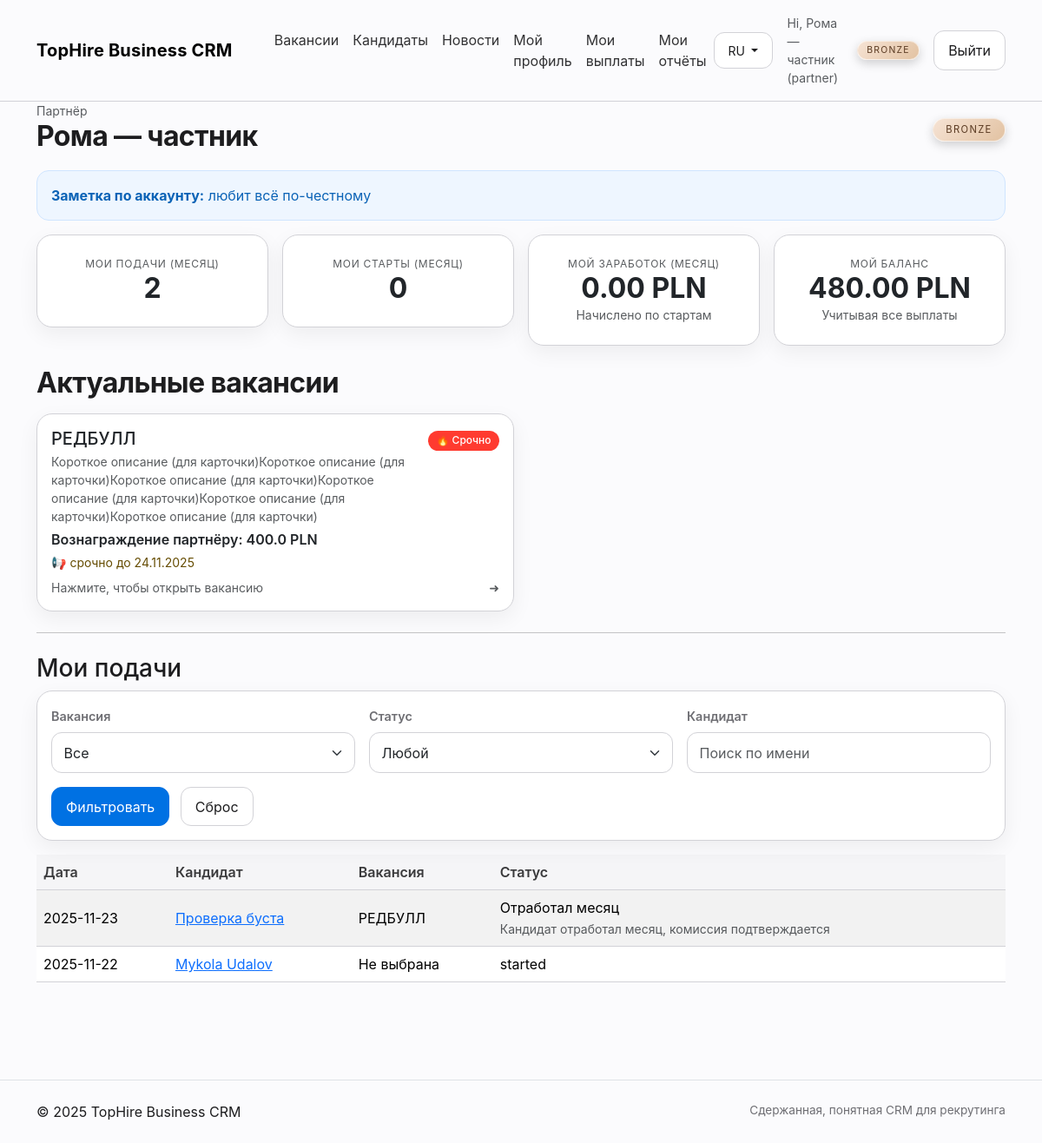
Page / (signed in) on the committed database.
### models.py (models this page shows, shortened)
class Base(DeclarativeBase):
    pass

class User(Base):
    __tablename__ = "users"
    id: Mapped[int] = mapped_column(primary_key=True)
    name: Mapped[str] = mapped_column(String(180))
    email: Mapped[str] = mapped_column(String(255), unique=True, index=True)
    password_hash: Mapped[str] = mapped_column(String(255))
    role: Mapped[str] = mapped_column(String(32))  # coordinator|recruiter|partner
    is_active: Mapped[bool] = mapped_column(Boolean, default=True)
    note: Mapped[str] = mapped_column(Text, default="")
    is_blocked: Mapped[bool] = mapped_column(Boolean, default=False)
    bank_account: Mapped[str] = mapped_column(String(255), default="")
    bank_name: Mapped[str] = mapped_column(String(255), default="")
    company_name: Mapped[str] = mapped_column(String(255), default="")
    tax_id: Mapped[str] = mapped_column(String(100), default="")
    address: Mapped[str] = mapped_column(Text, default="")
    payout_note: Mapped[str] = mapped_column(Text, default="")
    created_at: Mapped[datetime] = mapped_column(DateTime, default=datetime.utcnow)

class Job(Base):
    __tablename__ = "jobs"
    id: Mapped[int] = mapped_column(primary_key=True)
    title: Mapped[str] = mapped_column(String(200))
    location: Mapped[str] = mapped_column(String(200), default="")
    description: Mapped[str] = mapped_column(Text, default="")
    short_description: Mapped[str] = mapped_column(String(255), default="")
    status: Mapped[str] = mapped_column(String(32), default="active")
    priority: Mapped[str] = mapped_column(String(32), default="normal")  # urgent|normal|low
    gender_preference: Mapped[str] = mapped_column(String(32), default="")  # m/f/any, хранится как текст
    age_to: Mapped[int] = mapped_column(Integer, default=0)  # 0 = без ограничения
    partner_fee_amount: Mapped[float] = mapped_column(Float, default=0.0)
    recruiter_fee_amount: Mapped[float] = mapped_column(Float, default=0.0)
    promo_multiplier: Mapped[float] = mapped_column(Float, default=1.0)
    promo_label: Mapped[str] = mapped_column(String(255), default="")
    created_at: Mapped[datetime] = mapped_column(DateTime, default=datetime.utcnow)

class Candidate(Base):
    __tablename__ = "candidates"
    id: Mapped[int] = mapped_column(primary_key=True)
    job_id: Mapped[int] = mapped_column(ForeignKey("jobs.id"))
    submitter_id: Mapped[int] = mapped_column(ForeignKey("users.id"))
    full_name: Mapped[str] = mapped_column(String(200))
    phone: Mapped[str] = mapped_column(String(100), default="")
    email: Mapped[str] = mapped_column(String(200), default="")
    cv_url: Mapped[str] = mapped_column(String(400), default="")
    notes: Mapped[str] = mapped_column(Text, default="")
    status: Mapped[str] = mapped_column(String(32), default="Подан")
    partner_fee_offer: Mapped[float] = mapped_column(Float, default=0.0)
    recruiter_fee_offer: Mapped[float] = mapped_column(Float, default=0.0)
    created_at: Mapped[datetime] = mapped_column(DateTime, default=datetime.utcnow)

### app.py (the view, shortened to what this page needs)
@app.route("/")
@login_required
def index():
    u = g.user
    ym = date.today().strftime("%Y-%m")
    if u.role == "partner":
        jobs = (db.session.query(Job)
                .filter(Job.status=="active")
                .order_by(
                    case((Job.priority=="top", 0),
                         (Job.priority=="urgent", 1),
                         (Job.priority=="normal", 2),
                         else_=3),
                    Job.created_at.desc()
                )
                .limit(4)
                .all())
        sub_job_id = request.args.get("job_id", type=int)
        sub_status = request.args.get("status")
        sub_q = (request.args.get("q") or "").strip()
        q_sub = (db.session.query(Candidate, case((Job.status=="active", Job.title), else_=None).label("job_title"))
                 .join(Job, Candidate.job_id==Job.id)
                 .filter(Candidate.submitter_id==u.id,
                         Candidate.status != "Удалён"))
        if sub_job_id:
            q_sub = q_sub.filter(Candidate.job_id==sub_job_id)
        if sub_status:
            q_sub = q_sub.filter(Candidate.status==sub_status)
        if sub_q:
            like_val = f"%{sub_q}%"
            q_sub = q_sub.filter(Candidate.full_name.ilike(like_val))
        submissions = q_sub.order_by(Candidate.created_at.desc()).limit(200).all()
        my_submissions = db.session.query(func.count(Candidate.id)).filter(
            Candidate.submitter_id==u.id,
            func.strftime("%Y-%m", Candidate.created_at)==ym,
            Candidate.status != "Удалён").scalar() or 0
        my_starts = (db.session.query(func.count(Placement.id))
                     .join(Candidate, Candidate.id==Placement.candidate_id)
                     .filter(Candidate.submitter_id==u.id,
                             func.strftime("%Y-%m", Placement.start_date)==ym).scalar() or 0)
        my_month_accrued = (db.session.query(func.coalesce(func.sum(Placement.partner_commission), 0.0))
                             .join(Candidate, Candidate.id==Placement.candidate_id)
                             .filter(Candidate.submitter_id==u.id,
                                     func.strftime("%Y-%m", Placement.start_date)==ym).scalar() or 0.0)
        my_month_paid = (db.session.query(func.coalesce(func.sum(Placement.partner_commission), 0.0))
                          .join(Candidate, Candidate.id==Placement.candidate_id)
                          .filter(Candidate.submitter_id==u.id,
                                  Placement.partner_paid == True,
                                  Placement.partner_paid_at.is_not(None),
                                  func.strftime("%Y-%m", Placement.partner_paid_at)==ym).scalar() or 0.0)
        total_accrued = (db.session.query(func.coalesce(func.sum(Placement.partner_commission), 0.0))
                          .join(Candidate, Candidate.id==Placement.candidate_id)
                          .filter(Candidate.submitter_id==u.id).scalar() or 0.0)
        total_paid = (db.session.query(func.coalesce(func.sum(Placement.partner_commission), 0.0))
                       .join(Candidate, Candidate.id==Placement.candidate_id)
                       .filter(Candidate.submitter_id==u.id,
                               Placement.partner_paid == True).scalar() or 0.0)
        my_balance = total_accrued - total_paid
        partner_note = u.note or ""
        return render_template(
            "dash_partner.html",
            jobs=jobs,
            submissions=submissions,
            partner_note=partner_note,
            pipeline=PIPELINE,
            current_filters={"job_id": sub_job_id, "status": sub_status, "q": sub_q},
            kpi={
                "my_submissions": my_submissions,
                "my_starts": my_starts,
                "my_partner_sum": round(my_month_accrued, 2),
                "my_partner_paid": round(my_month_paid, 2),
                "my_partner_balance": round(my_balance, 2),
            },
        )

### templates/dash_partner.html (shortened to what this page needs)
{% extends "layout.html" %}
{% block content %}
<div class="d-flex justify-content-between align-items-center flex-wrap gap-3 mb-3">
  <div>
    <div class="small text-muted">Партнёр</div>
    <h1 class="hero-title mb-1">{{ g.user.name }}</h1>
  </div>
  <div>
    {% set tiers = ['Bronze','Silver','Gold','Platinum','Diamond'] %}
    {% set tier = g.user.note if g.user.note in tiers else 'Bronze' %}
    <div class="tier-badge tier-{{ tier|lower }}">{{ tier }}</div>
  </div>
</div>
{% if partner_note %}
<div class="alert alert-{{ 'danger' if 'не брать' in partner_note.lower() else 'success' }}">
  <strong>Заметка по аккаунту:</strong> {{ partner_note }}
</div>
{% endif %}
<div class="row g-3 mb-4">
  <div class="col-md-3"><div class="card p-4 kpi-card text-center">
    <div class="label small text-muted">Мои подачи (месяц)</div>
    <div class="value display-6">{{ kpi.my_submissions }}</div>
  </div></div>
  <div class="col-md-3"><div class="card p-4 kpi-card text-center">
    <div class="label small text-muted">Мои старты (месяц)</div>
    <div class="value display-6">{{ kpi.my_starts }}</div>
  </div></div>
  <div class="col-md-3"><div class="card p-4 kpi-card text-center">
    <div class="label small text-muted">Мой заработок (месяц)</div>
    <div class="value h3 mb-0">{{ "%.2f"|format(kpi.my_partner_sum) }} PLN</div>
    <div class="small text-muted">Начислено по стартам</div>
  </div></div>
  <div class="col-md-3"><div class="card p-4 kpi-card text-center">
    <div class="label small text-muted">Мой баланс</div>
    <div class="value h3 mb-0">{{ "%.2f"|format(kpi.my_partner_balance) }} PLN</div>
    <div class="small text-muted">Учитывая все выплаты</div>
  </div></div>
</div>
<h2 class="hero-title mb-3">Актуальные вакансии</h2>
<div class="row row-cols-1 row-cols-md-2 g-3">
  {% for job in jobs %}
  <div class="col">
    <div class="card h-100 p-3 position-relative job-card">
      <div class="d-flex justify-content-between align-items-start mb-1">
        <div>
          <h5 class="mb-1">{{ job.title }}</h5>
          {% if job.short_description %}
          <div class="small mt-1 text-body-secondary">
            {{ job.short_description }}
          </div>
          {% endif %}
        </div>
        <div class="text-end">
          {% if job.priority == 'urgent' %}
            <span class="badge text-bg-danger mb-1">🔥 Срочно</span><br>
          {% elif job.priority == 'low' %}
            <span class="badge text-bg-info mb-1">Низкий</span><br>
          {% else %}
            <span class="badge text-bg-secondary mb-1">Обычная</span><br>
          {% endif %}
        </div>
      </div>
      <p class="fw-semibold mb-1">Вознаграждение партнёру:
        {% if job.promo_multiplier and job.promo_multiplier > 1 %}
          <span class="text-decoration-line-through text-muted small me-1">{{ job.partner_fee_amount }} PLN</span>
          <span>{{ (job.partner_fee_amount * job.promo_multiplier)|round(2) }} PLN</span>
        {% else %}
          <span>{{ job.partner_fee_amount }} PLN</span>
        {% endif %}
      </p>
      {% if job.promo_label %}
      <p class="mb-0 small text-warning-emphasis">📢 {{ job.promo_label }}</p>
      {% endif %}
      <div class="mt-2 d-flex justify-content-between align-items-center">
        <span class="small text-muted">Нажмите, чтобы открыть вакансию</span>
        <span class="small text-muted">➜</span>
      </div>
    </div>
  </div>
  {% endfor %}
</div>
<hr class="my-4">
<h3>Мои подачи</h3>
<form method="get" class="card p-3 mb-3">
  <div class="row g-3">
    <div class="col-md-4">
      <label class="form-label">Вакансия</label>
      <select class="form-select" name="job_id">
        <option value="">Все</option>
      </select>
    </div>
    <div class="col-md-4">
      <label class="form-label">Статус</label>
      <select class="form-select" name="status">
        <option value="">Любой</option>
      </select>
    </div>
    <div class="col-md-4">
      <label class="form-label">Кандидат</label>
      <input type="text" class="form-control" name="q" placeholder="Поиск по имени" value="{{ current_filters.q or '' }}">
    </div>
  </div>
  <div class="mt-3">
    <button class="btn btn-primary me-2">Фильтровать</button>
    <a class="btn btn-outline-secondary" href="{{ url_for('index') }}">Сброс</a>
  </div>
</form>
<table class="table table-striped align-middle"><thead><tr><th>Дата</th><th>Кандидат</th><th>Вакансия</th><th>Статус</th></tr></thead>
<tbody>
  {% for c, job_title in submissions %}
  <tr>
    <td>{{ c.created_at.date() }}</td>
    <td><a href="{{ url_for('candidate_view', cand_id=c.id) }}">{{ c.full_name }}</a></td>
    <td>{{ job_title or 'Не выбрана' }}</td>
    <td>{{ c.status }}<br>
      <small class="text-muted">
        {% if c.status == 'Подан' %}Кандидат отправлен координатору{% elif c.status == 'Вышел на работу' %}Кандидат вышел в первый день{% elif c.status == 'Не вышел' %}Кандидат не пришёл в первый день{% elif c.status == 'Отработал месяц' %}Кандидат отработал месяц, комиссия подтверждается{% elif c.status == 'Не отработал' %}Кандидат не отработал месяц, комиссия не начисляется{% endif %}
      </small>
    </td>
  </tr>
  {% endfor %}
</tbody></table>
{% endblock %}

### templates/layout.html (shortened to what this page needs)
<!doctype html>
<html lang="{{ current_lang or 'ru' }}">
<head>
  <link href="https://cdn.jsdelivr.net/npm/bootstrap@5.3.3/dist/css/bootstrap.min.css" rel="stylesheet">
  <link href="{{ url_for('static', filename='css/tophire.css') }}" rel="stylesheet">
</head>
<body>
<nav class="navbar navbar-expand-lg py-3">
  <div class="container">
    <a class="navbar-brand brand" href="{{ url_for('index') }}">{{ BRAND }}</a>
    {% if g.user %}
    <div class="collapse navbar-collapse" id="nav">
      <ul class="navbar-nav ms-4 me-auto">
        <li class="nav-item"><a class="nav-link" href="{{ url_for('jobs') }}">{{ "Вакансії" if current_lang=="uk" else "Вакансии" }}</a></li>
        <li class="nav-item"><a class="nav-link" href="{{ url_for('candidates') }}">{{ "Кандидати" if current_lang=="uk" else "Кандидаты" }}</a></li>
        <li class="nav-item">
          <a class="nav-link" href="{{ url_for('news_list') }}">
            {{ "Новини" if current_lang=="uk" else "Новости" }}
          </a>
        </li>
        {% if g.user.role == 'partner' %}
          <li class="nav-item"><a class="nav-link" href="{{ url_for('partner_profile') }}">{{ "Мій профіль" if current_lang=="uk" else "Мой профиль" }}</a></li>
          <li class="nav-item"><a class="nav-link" href="{{ url_for('partner_earnings') }}">{{ "Мої виплати" if current_lang=="uk" else "Мои выплаты" }}</a></li>
          <li class="nav-item"><a class="nav-link" href="{{ url_for('partner_reports') }}">{{ "Мої звіти" if current_lang=="uk" else "Мои отчёты" }}</a></li>
        {% endif %}
      </ul>
      <div class="d-flex align-items-center gap-3">
        <div class="dropdown">
          <button class="btn btn-sm btn-outline-secondary dropdown-toggle" type="button" data-bs-toggle="dropdown">
            {{ "UA" if current_lang=="uk" else "RU" }}
          </button>
        </div>
        <span class="text-muted small d-inline-flex align-items-center gap-2">
          <span>{{ "Привіт" if current_lang=="uk" else "Hi" }}, {{ g.user.name }} ({{ g.user.role }})</span>
          {% if g.user.role == 'partner' %}
            {% set tiers = ['Bronze','Silver','Gold','Platinum','Diamond'] %}
            {% set tier = g.user.note if g.user.note in tiers else 'Bronze' %}
            <span class="tier-badge tier-badge-nav tier-{{ tier|lower }}">{{ tier }}</span>
          {% endif %}
        </span>
        <a class="btn btn-outline-secondary" href="{{ url_for('logout') }}">{{ "Вийти" if current_lang=="uk" else "Выйти" }}</a>
      </div>
    </div>
    {% endif %}
  </div>
</nav>
<main class="container pb-5">
  {% block content %}{% endblock %}
</main>
<footer class="py-4 mt-5 border-top">
  <div class="container d-flex justify-content-between">
    <span>© {{ 2025 }} {{ BRAND }}</span>
    <span class="small-note">{{ "Стримана, зрозуміла CRM для рекрутингу" if current_lang=="uk" else "Сдержанная, понятная CRM для рекрутинга" }}</span>
  </div>
</footer>
</body></html>

### rows in the picture
User: user.name "Рома — частник", user.role "partner", note "любит всё по-честному"
Job: title "РЕДБУЛЛ", short_description "Короткое описание (для карточки)Короткое описание (для карточки)Короткое описание (для карточки)Короткое описание (для карточки)Короткое описание (для карточки)Короткое описание (для карточки)", priority "🔥 Срочно", partner_fee_amount "400.0", promo_label "срочно до 24.11.2025"
Candidate: created_at "2025-11-23", full_name "Проверка буста", job_title "РЕДБУЛЛ", status "Отработал месяц", shows "Кандидат отработал месяц, комиссия подтверждается"
Candidate: created_at "2025-11-22", full_name "Mykola Udalov", job_title "Не выбрана", status "started"

### other values in the picture
{{ BRAND }} "TopHire Business CRM"
{{ "Вакансії" if current_lang=="uk" else "Вакансии" }} "Вакансии"
{{ "Кандидати" if current_lang=="uk" else "Кандидаты" }} "Кандидаты"
{{ "Новини" if current_lang=="uk" else "Новости" }} "Новости"
{{ "Мій профіль" if current_lang=="uk" else "Мой профиль" }} "Мой профиль"
{{ "Мої виплати" if current_lang=="uk" else "Мои выплаты" }} "Мои выплаты"
{{ "Мої звіти" if current_lang=="uk" else "Мои отчёты" }} "Мои отчёты"
{{ "UA" if current_lang=="uk" else "RU" }} "RU"
{{ "Привіт" if current_lang=="uk" else "Hi" }} "Hi"
{{ tier }} "BRONZE"
{{ "Вийти" if current_lang=="uk" else "Выйти" }} "Выйти"
{{ kpi.my_submissions }} "2"
{{ kpi.my_starts }} "0"
{{ "%.2f"|format(kpi.my_partner_sum) }} "0.00"
{{ "%.2f"|format(kpi.my_partner_balance) }} "480.00"
